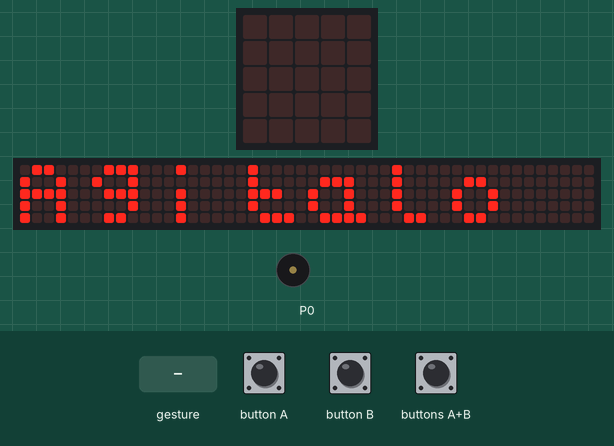
A program run on a simulated BBC micro:bit (MakeCode). Parts: the board's 5×5 LED display, a strip that is not on the board, showing the scrolling text unrolled, buzzer (waves = sounding). The inputs (shaded band) are chosen by the test bench. Random numbers come from a fixed seed; a tilt is held for 1.5 s and a shake lasts 1 s, then the board lies face up again; the 48×5 strip is a reading aid, not a part: it shows the text the display is scrolling, unrolled, one strip-width of it at a time.

Above: at 6.8 s.
8.5 s: buttons A+B pressed for 0.15 s
At 8.72 s:
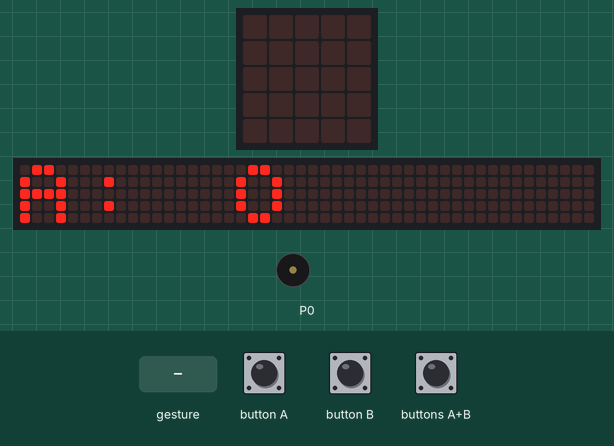
At 9.17 s:
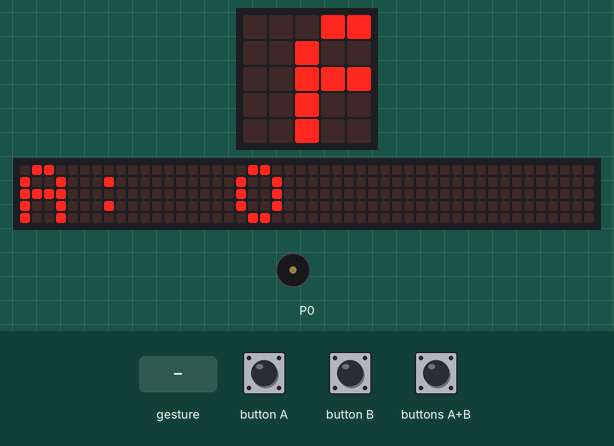
9.2 s: gesture 'shake'
12.2 s: gesture 'shake'
At 13.95 s:
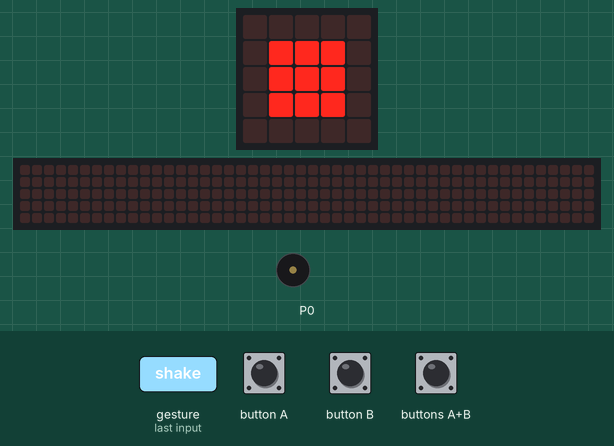
15.2 s: button A pressed for 0.15 s
15.9 s: button B pressed for 0.15 s
16.6 s: button A pressed for 0.15 s
At 19.9 s:
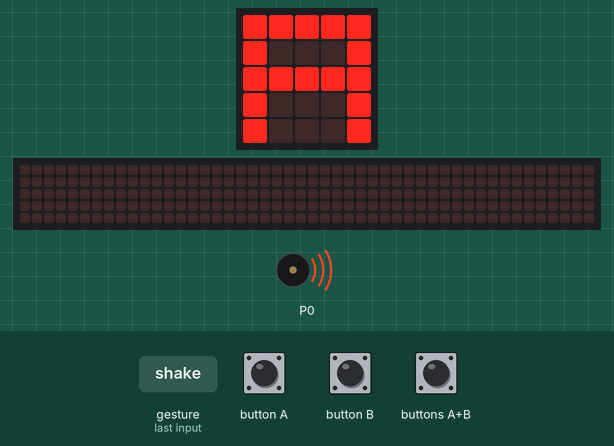
Timing chart, 0 to 20.6 s (numbered marks = the images above; inputs shaded):
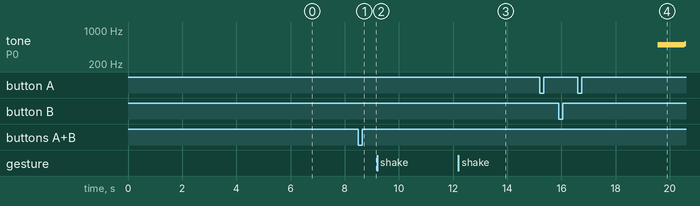

The program:

main.ts
```typescript
input.onButtonPressed(Button.A, function () {
    // Al pulsar el Botón se suma un punto al jugador A
    puntos_A = puntos_A + 1
})
input.onGesture(Gesture.Shake, function () {
    juego = randint(1, 3)
    if (juego == 1) {
        // Muestra tijeras
        basic.showIcon(IconNames.Scissors)
    } else if (juego == 2) {
        // Muestra papel
        basic.showIcon(IconNames.Square)
    } else {
        // Muestra piedra
        basic.showLeds(`
            . . . . .
            . # # # .
            . # # # .
            . # # # .
            . . . . .
            `)
    }
})
input.onButtonPressed(Button.AB, function () {
    basic.showString("A: " + puntos_A)
    basic.pause(500)
    basic.showString("B: " + puntos_B)
    basic.pause(500)
    if (puntos_A > puntos_B) {
        basic.showLeds(`
            # # # # #
            # . . . #
            # # # # #
            # . . . #
            # . . . #
            `)
    } else if (puntos_A < puntos_B) {
        basic.showLeds(`
            # # # . .
            # . . # .
            # # # # .
            # . . # .
            # # # . .
            `)
    } else {
        basic.showLeds(`
            . . . . .
            # # # # #
            . . . . .
            # # # # #
            . . . . .
            `)
    }
    music.playMelody("B B C5 A G A A G ", 120)
    soundExpression.happy.playUntilDone()
})
input.onButtonPressed(Button.B, function () {
    // Al pulsar el Botón se suma un punto al jugador A
    puntos_B = puntos_B + 1
})
let juego = 0
let puntos_B = 0
let puntos_A = 0
basic.showString("Agitalo")
puntos_A = 0
puntos_B = 0
```

test.ts
```typescript
// aquí va el archivo "tests"; esto no se compilará cuando este paquete se utilice como una extensión.
```

Measured:
- after the input at 8.5 s, the display: changes after 0.15 s (image 1)
- what the display in image 0 shows lasts 0.4 s, from 6.8 s to 7.2 s
